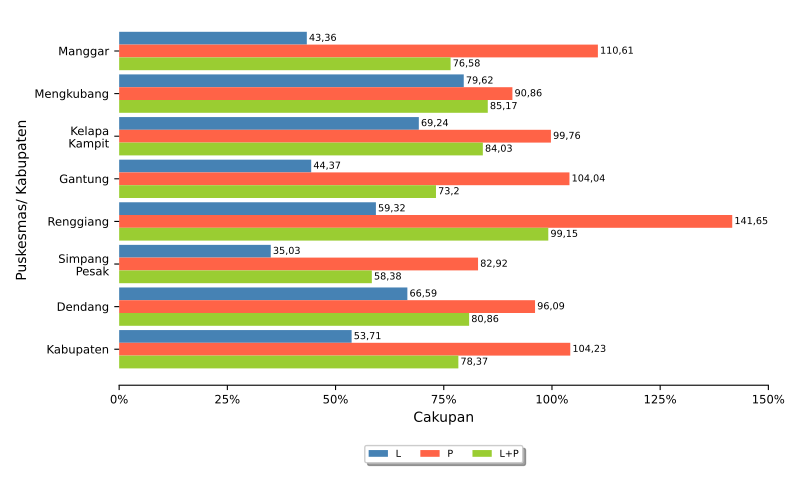

Reproduce this figure in Python.
import numpy as np
import matplotlib.pyplot as plt
import pandas
from textwrap import wrap
from matplotlib.ticker import FuncFormatter
import locale
locale.setlocale(locale.LC_ALL, 'id_ID.UTF8')

import sys, os, inspect
currentdir = os.path.dirname(os.path.abspath(inspect.getfile(inspect.currentframe())))
parentdir = os.path.dirname(currentdir)
sys.path.insert(0, parentdir)

berkasData = currentdir +'\\bab_06_13_dataHipertensi.csv'
berkasSimpan = currentdir +'\\bab_06_13_hipertensi.pdf'
# judulDiagram = 'Cakupan Pelayanan Hipertensi\nTahun 2021'
sumbuX = 'Cakupan'
sumbuY = 'Puskesmas\ Kabupaten'
tickerSumbuX = np.arange(0,151,25)
labelBar1 = 'L'
labelBar2 = 'P'
labelBar3 = 'L+P'

# read data file
colnames = ['puskesmas','L','P','LP']
data = pandas.read_csv(berkasData, names=colnames, sep=';')
puskesmas = data.puskesmas.tolist()
bar1 = data.L.tolist()
bar2 = data.P.tolist()
bar3 = data.LP.tolist()

ind = np.arange(len(puskesmas))  # the x locations for the groups
width = 0.3       # the width of the bars
widthDL = 0.5      # spacing for data labels

# make bars
fig, ax = plt.subplots()
rects1 = ax.barh(ind, bar1, width, color='steelblue', label=labelBar1)
rects2 = ax.barh(ind + width, bar2, width, color='tomato', label = labelBar2)
rects3 = ax.barh(ind + 2*width, bar3, width, color='yellowgreen', label = labelBar3)

# add some text for labels, title and axes ticks
# ax.set_title(judulDiagram)
ax.set_xticks(tickerSumbuX)
ax.set_xlabel(sumbuX)
ax.xaxis.set_major_formatter(FuncFormatter(lambda x, pos: "{:n}%".format(x)))

ax.set_yticks(ind+width)
ax.set_yticklabels(list([ '\n'.join(wrap(l, 10)) for l in puskesmas ]))
ax.invert_yaxis()
ax.set_ylabel(sumbuY)

ax.tick_params(axis='both', which='major', labelsize='small')
ax.spines['top'].set_visible(False)
ax.spines['right'].set_visible(False)
ax.spines['left'].set_visible(False)

# make legend box
box = ax.get_position()
ax.set_position([box.x0, box.y0 + box.height * 0.1, box.width, box.height * 0.9])
ax.legend(fontsize='x-small', loc='upper center', bbox_to_anchor=(0.5, -0.15), fancybox=True, shadow=True, ncol=3)

# add data label
for i, v in enumerate(bar1):
    ax.text(v + widthDL, i, '{:n}'.format(v), ha='left', va='center', fontsize='x-small')
for i, v in enumerate(bar2):
    ax.text(v + widthDL, i + width, '{:n}'.format(v), ha='left', va='center', fontsize='x-small')
for i, v in enumerate(bar3):
    ax.text(v + widthDL, i + 2*width, '{:n}'.format(v), ha='left', va='center', fontsize='x-small')

# finishing
pyrfig = plt.figure(1)
pyrfig.set_figwidth(8)
pyrfig.set_figheight(5)
# tight_layout to make consistent size
# adjust subplot to make room for legend
fig.subplots_adjust(bottom=-0.15)
plt.tight_layout()
plt.savefig(berkasSimpan)
plt.close(pyrfig)
# plt.show()
